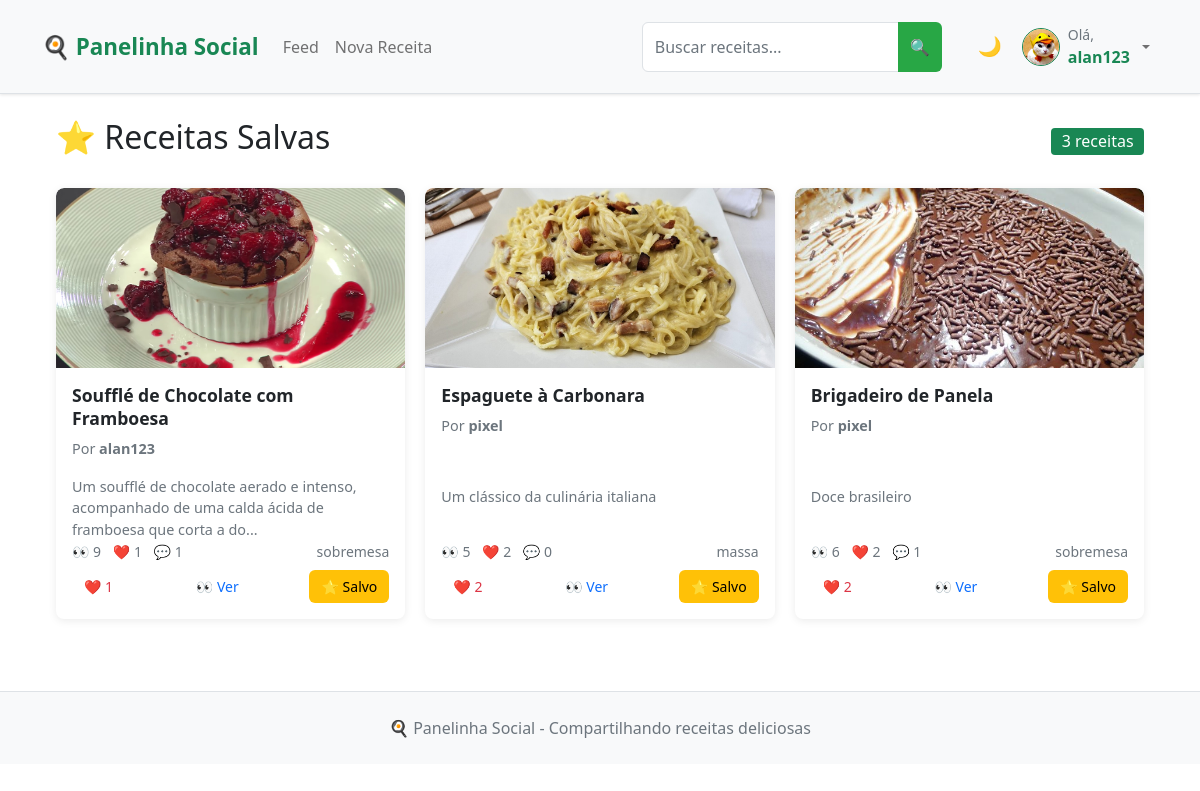
The page /saved_recipes (signed in) on the database its author committed.
### app.py (models this page shows, shortened)
class User(UserMixin, db.Model):
    __tablename__ = 'user'
    id = db.Column(db.Integer, primary_key=True)
    username = db.Column(db.String(64), unique=True, nullable=False, index=True)
    email = db.Column(db.String(120), unique=True, nullable=False, index=True)
    password_hash = db.Column(db.String(128))
    bio = db.Column(db.Text)
    profile_picture = db.Column(db.String(200))
    created_at = db.Column(db.DateTime, default=datetime.utcnow)
    recipes = db.relationship('Recipe', backref='author', lazy='select')
    likes = db.relationship('Like', backref='user', lazy='select')
    comments = db.relationship('Comment', backref='user', lazy='select')
    saved_recipes = db.relationship('SavedRecipe', backref='user', lazy='select')

class Recipe(db.Model):
    __tablename__ = 'recipe'
    id = db.Column(db.Integer, primary_key=True)
    title = db.Column(db.String(100), nullable=False, index=True)
    description = db.Column(db.Text)
    ingredients = db.Column(db.Text)
    steps = db.Column(db.Text)
    image = db.Column(db.String(200))
    categories = db.Column(db.String(200))
    difficulty = db.Column(db.String(20), nullable=False, default='Fácil', index=True)  # NOVO CAMPO
    is_draft = db.Column(db.Boolean, default=False, index=True)
    created_at = db.Column(db.DateTime, default=datetime.utcnow, index=True)
    updated_at = db.Column(db.DateTime, default=datetime.utcnow, onupdate=datetime.utcnow)
    views = db.Column(db.Integer, default=0, index=True)
    user_id = db.Column(db.Integer, db.ForeignKey('user.id'), nullable=False, index=True)
    likes = db.relationship('Like', backref='recipe', lazy='select')
    comments = db.relationship('Comment', backref='recipe', lazy='select')
    saved_by = db.relationship('SavedRecipe', backref='recipe', lazy='select')
    def like_count(self):
        if hasattr(self, '_like_count'):
            return self._like_count
        return len(self.likes)
    def comment_count(self):
        if hasattr(self, '_comment_count'):
            return self._comment_count
        return len(self.comments)

### app.py (the view)
@app.route('/saved_recipes')
@login_required
def saved_recipes():
    saved_query = SavedRecipe.query.filter_by(user_id=current_user.id).order_by(SavedRecipe.saved_at.desc())
    saved_items = saved_query.all()
    if not saved_items:
        return render_template('saved_recipes.html', title='Receitas Salvas', recipes=[])
    recipe_ids = [item.recipe_id for item in saved_items]
    recipes_query = Recipe.query.filter(Recipe.id.in_(recipe_ids)).filter_by(is_draft=False)
    recipes = get_recipes_with_counts(recipes_query)
    recipe_dict = {recipe.id: recipe for recipe in recipes}
    ordered_recipes = [recipe_dict[item.recipe_id] for item in saved_items if item.recipe_id in recipe_dict]
    return render_template('saved_recipes.html', title='Receitas Salvas', recipes=ordered_recipes)

### app.py (called while the page is built)
@login_manager.user_loader
def load_user(id):
    return User.query.get(int(id))

### templates/saved_recipes.html (shortened to what this page needs)
{% extends "base.html" %}
{% block content %}
<div class="container-fluid">
    <div class="row">
        <div class="col-12">
            <div class="d-flex justify-content-between align-items-center mb-4">
                <h2>⭐ Receitas Salvas</h2>
                <span class="badge bg-success fs-6">{{ recipes|length }} receitas</span>
            </div>
            {% if recipes %}
                <div class="row">
                    {% for recipe in recipes %}
                        <div class="col-xl-4 col-lg-6 col-md-6 mb-4">
                            <div class="card h-100 recipe-card">
                                <a href="{{ url_for('recipe_detail', recipe_id=recipe.id) }}" class="text-decoration-none">
                                    {% if recipe.image %}
                                        <img src="{{ url_for('static', filename='uploads/' + recipe.image) }}"
                                             class="card-img-top" alt="{{ recipe.title }}">
                                    {% else %}
                                        <div class="card-img-top bg-light d-flex align-items-center justify-content-center"
                                             style="height: 200px;">
                                            <span class="text-muted">📷 Sem imagem</span>
                                        </div>
                                    {% endif %}
                                </a>
                                <div class="card-body d-flex flex-column">
                                    <a href="{{ url_for('recipe_detail', recipe_id=recipe.id) }}" class="text-decoration-none text-dark">
                                        <h5 class="card-title">{{ recipe.title }}</h5>
                                    </a>
                                    <p class="card-text text-muted small">
                                        Por <strong>{{ recipe.author.username }}</strong>
                                    </p>
                                    <a href="{{ url_for('recipe_detail', recipe_id=recipe.id) }}" class="text-decoration-none text-dark flex-grow-1">
                                        <p class="card-text">{{ recipe.description[:100] }}{% if recipe.description|length > 100 %}...{% endif %}</p>
                                    </a>
                                    <div class="mt-auto">
                                        <div class="d-flex justify-content-between align-items-center mb-2">
                                            <div class="text-muted small">
                                                <span class="me-2">👀 {{ recipe.views }}</span>
                                                <span class="me-2">❤️ {{ recipe.like_count() }}</span>
                                                <span>💬 {{ recipe.comment_count() }}</span>
                                            </div>
                                            {% if recipe.categories %}
                                                <small class="text-muted">
                                                    {{ recipe.categories.split(',')[0] }}
                                                </small>
                                            {% endif %}
                                        </div>
                                        <div class="d-flex justify-content-between">
                                            <button class="btn btn-sm btn-outline-danger like-btn"
                                                    data-recipe-id="{{ recipe.id }}">
                                                ❤️ <span class="like-count">{{ recipe.like_count() }}</span>
                                            </button>
                                            <a href="{{ url_for('recipe_detail', recipe_id=recipe.id) }}"
                                               class="btn btn-sm btn-outline-primary">
                                                👀 Ver
                                            </a>
                                            <button class="btn btn-sm btn-outline-warning save-btn active"
                                                    data-recipe-id="{{ recipe.id }}"
                                                    title="Remover dos salvos">
                                                ⭐ Salvo
                                            </button>
                                        </div>
                                    </div>
                                </div>
                            </div>
                        </div>
                    {% endfor %}
                </div>
            {% endif %}
        </div>
    </div>
</div>
{% endblock %}

### templates/base.html (shortened to what this page needs)
<!DOCTYPE html>
<html lang="pt-br">
<head>
    <link href="https://cdn.jsdelivr.net/npm/bootstrap@5.1.3/dist/css/bootstrap.min.css" rel="stylesheet">
    <link rel="stylesheet" href="{{ url_for('static', filename='css/style.css') }}">
</head>
<body>
    <nav class="navbar navbar-expand-lg navbar-light bg-light border-bottom">
        <div class="container">
            <a class="navbar-brand fw-bold text-success" href="{{ url_for('index') }}">
                🍳 Panelinha Social
            </a>
            <div class="collapse navbar-collapse" id="navbarNav">
                <ul class="navbar-nav me-auto">
                    {% if current_user.is_authenticated %}
                        <li class="nav-item">
                            <a class="nav-link" href="{{ url_for('feed') }}">Feed</a>
                        </li>
                        <li class="nav-item">
                            <a class="nav-link" href="{{ url_for('new_recipe') }}">Nova Receita</a>
                        </li>
                    {% endif %}
                </ul>
                <form class="d-flex me-3" action="{{ url_for('search') }}" method="GET">
                    <div class="input-group" style="min-width: 250px;">
                        <input type="text"
                            name="q"
                            class="form-control"
                            placeholder="Buscar receitas..."
                            value="{{ request.args.get('q', '') }}"
                            aria-label="Buscar receitas">
                        <button class="btn btn-success" type="submit" title="Buscar receitas">
                            🔍
                        </button>
                    </div>
                </form>
                <div class="navbar-nav ms-2">
                    <button class="btn btn-outline-secondary btn-sm" id="darkModeToggle" title="Modo Noturno">
                    </button>
                </div>
                <div class="navbar-nav">
                    {% if current_user.is_authenticated %}
                        <div class="nav-item dropdown">
                            <a class="nav-link dropdown-toggle d-flex align-items-center gap-2" href="#" role="button" data-bs-toggle="dropdown">
                                <div class="position-relative">
                                    {% if current_user.profile_picture %}
                                        <img src="{{ url_for('static', filename='uploads/' + current_user.profile_picture) }}"
                                            class="rounded-circle border border-success"
                                            style="width: 38px; height: 38px; object-fit: cover;"
                                            alt="Foto de perfil">
                                    {% else %}
                                        <div class="rounded-circle bg-light d-flex align-items-center justify-content-center border border-success"
                                            style="width: 38px; height: 38px;">
                                            <span class="text-muted">👤</span>
                                        </div>
                                    {% endif %}
                                </div>
                                <div class="d-none d-lg-flex flex-column align-items-start">
                                    <span class="small text-muted">Olá,</span>
                                    <strong class="text-success">{{ current_user.username }}</strong>
                                </div>
                            </a>
                        </div>
                    {% else %}
                        <a class="nav-link" href="{{ url_for('login') }}">Entrar</a>
                        <a class="nav-link" href="{{ url_for('register') }}">Cadastrar</a>
                    {% endif %}
                </div>
            </div>
        </div>
    </nav>
    <div class="container mt-4">
        {% block content %}{% endblock %}
    </div>
    <footer class="bg-light text-center text-muted py-4 mt-5 border-top">
        <div class="container">
            <p class="mb-0">🍳 Panelinha Social - Compartilhando receitas deliciosas</p>
        </div>
    </footer>
</body>
</html>

### static/css/style.css (style rules this page uses)
:root { --primary-color: #28a745; --primary-hover: #218838; --light-bg: #f8f9fa; --card-shadow: 0 2px 8px rgba(0, 0, 0, 0.08); --card-hover-shadow: 0 4px 12px rgba(0, 0, 0, 0.12); }
* { box-sizing: border-box; }
body { background-color: var(--light-bg); font-family: system-ui, -apple-system, sans-serif; line-height: 1.5; margin: 0; padding: 0; }
.container-fluid { padding: 0 15px; }
.recipe-card { border: none; border-radius: 8px; box-shadow: var(--card-shadow); transition: box-shadow 0.2s ease; background: white; overflow: hidden; height: 100%; }
.card-img-top { border-radius: 8px 8px 0 0; height: 180px; object-fit: cover; width: 100%; }
.card-body { padding: 1rem; display: flex; flex-direction: column; height: 100%; }
.card-title { font-size: 1.1rem; font-weight: 600; margin-bottom: 0.5rem; line-height: 1.3; }
.card-text { font-size: 0.9rem; color: #6c757d; flex-grow: 1; }
.btn { border-radius: 6px; font-weight: 500; transition: all 0.15s ease; border: none; }
.btn-success { background-color: var(--primary-color); }
.btn-sm { padding: 0.375rem 0.75rem; font-size: 0.875rem; }
.row { display: flex; flex-wrap: wrap; margin: 0 -10px; }
.col-xl-4, .col-lg-6, .col-md-6 { padding: 0 10px; margin-bottom: 20px; }
.navbar { padding: 1rem 0; box-shadow: 0 1px 3px rgba(0,0,0,0.1); }
.navbar-brand { font-weight: 700; font-size: 1.4rem; }
.card { border: none; border-radius: 8px; box-shadow: var(--card-shadow); }
.badge { font-weight: 500; border-radius: 4px; font-size: 0.75rem; }
.form-control { border-radius: 6px; border: 1px solid #dee2e6; padding: 0.75rem; transition: border-color 0.15s ease; }
footer { margin-top: 3rem; padding: 2rem 0; background: white; border-top: 1px solid #dee2e6; }
@media (max-width: 1200px) { .container-fluid { padding: 0 12px; } }
img { max-width: 100%; height: auto; }
.text-muted { color: #6c757d !important; }

### templates/base.html (style rules this page uses)
:root { --bg-color: #ffffff; --text-color: #212529; --card-bg: #ffffff; --border-color: #dee2e6; --success-color: #198754; --header-bg: #f8f9fa; }
body.loaded * { transition: all 0.3s ease; }
body { background-color: var(--bg-color); color: var(--text-color); min-height: 100vh; }
#darkModeToggle { border: none; background: transparent; font-size: 1.2em; padding: 0.375rem 0.75rem; transition: all 0.3s ease; }

### rows shown on the page
User: profile_picture (picture), username "alan123"
Recipe: image (picture), title "Soufflé de Chocolate com Framboesa", author.username "alan123", description "Um soufflé de chocolate aerado e intenso, acompanhado de uma calda ácida de framboesa que corta a do", views "9", like_count "1", comment_count "1", categories "sobremesa"
Recipe: image (picture), title "Espaguete à Carbonara", author.username "pixel", description "Um clássico da culinária italiana", views "5", like_count "2", comment_count "0", categories "massa"
Recipe: image (picture), title "Brigadeiro de Panela", author.username "pixel", description "Doce brasileiro", views "6", like_count "2", comment_count "1", categories "sobremesa"

### other values the page prints
{{ recipes|length }} "3"
